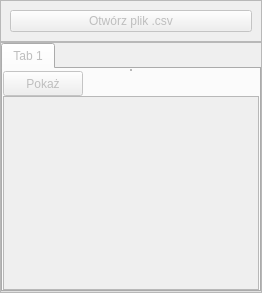
            <widget class="QWidget" name="import_page">
             <property name="enabled">
              <bool>false</bool>
             </property>
             <layout class="QVBoxLayout" name="verticalLayout_3">
              <property name="spacing">
               <number>0</number>
              </property>
              <property name="leftMargin">
               <number>0</number>
              </property>
              <property name="topMargin">
               <number>0</number>
              </property>
              <property name="rightMargin">
               <number>0</number>
              </property>
              <property name="bottomMargin">
               <number>0</number>
              </property>
              <item alignment="Qt::AlignTop">
               <widget class="QFrame" name="frame">
                <property name="frameShape">
                 <enum>QFrame::StyledPanel</enum>
                </property>
                <property name="frameShadow">
                 <enum>QFrame::Raised</enum>
                </property>
                <layout class="QVBoxLayout" name="verticalLayout_4">
                 <item>
                  <widget class="QPushButton" name="pushButton_3">
                   <property name="enabled">
                    <bool>false</bool>
                   </property>
                   <property name="text">
                    <string>Otwórz plik .csv</string>
                   </property>
                  </widget>
                 </item>
                </layout>
               </widget>
              </item>
              <item>
               <widget class="QFrame" name="frame_2">
                <property name="layoutDirection">
                 <enum>Qt::LeftToRight</enum>
                </property>
                <property name="frameShape">
                 <enum>QFrame::StyledPanel</enum>
                </property>
                <property name="frameShadow">
                 <enum>QFrame::Raised</enum>
                </property>
                <layout class="QVBoxLayout" name="verticalLayout_19">
                 <property name="spacing">
                  <number>0</number>
                 </property>
                 <property name="leftMargin">
                  <number>0</number>
                 </property>
                 <property name="topMargin">
                  <number>0</number>
                 </property>
                 <property name="rightMargin">
                  <number>0</number>
                 </property>
                 <property name="bottomMargin">
                  <number>0</number>
                 </property>
                 <item>
                  <widget class="QTabWidget" name="tabWidget">
                   <property name="layoutDirection">
                    <enum>Qt::LeftToRight</enum>
                   </property>
                   <property name="currentIndex">
                    <number>0</number>
                   </property>
                   <widget class="QWidget" name="tab_3">
                    <property name="font">
                     <font>
                      <kerning>true</kerning>
                     </font>
                    </property>
                    <property name="layoutDirection">
                     <enum>Qt::LeftToRight</enum>
                    </property>
                    <attribute name="title">
                     <string>Tab 1</string>
                    </attribute>
                    <layout class="QVBoxLayout" name="verticalLayout_18">
                     <property name="spacing">
                      <number>0</number>
                     </property>
                     <property name="leftMargin">
                      <number>0</number>
                     </property>
                     <property name="topMargin">
                      <number>0</number>
                     </property>
                     <property name="rightMargin">
                      <number>0</number>
                     </property>
                     <property name="bottomMargin">
                      <number>0</number>
                     </property>
                     <item alignment="Qt::AlignHCenter|Qt::AlignVCenter">
                      <widget class="QFrame" name="frame_22">
                       <property name="frameShape">
                        <enum>QFrame::StyledPanel</enum>
                       </property>
                       <property name="frameShadow">
                        <enum>QFrame::Raised</enum>
                       </property>
                       <layout class="QHBoxLayout" name="horizontalLayout_19">
                        <property name="spacing">
                         <number>0</number>
                        </property>
                        <property name="leftMargin">
                         <number>0</number>
                        </property>
                        <property name="topMargin">
                         <number>0</number>
                        </property>
                        <property name="rightMargin">
                         <number>0</number>
                        </property>
                        <property name="bottomMargin">
                         <number>0</number>
                        </property>
                       </layout>
                      </widget>
                     </item>
                     <item>
                      <widget class="QPushButton" name="pushButton_4">
                       <property name="minimumSize">
                        <size>
                         <width>0</width>
                         <height>25</height>
                        </size>
                       </property>
                       <property name="maximumSize">
                        <size>
                         <width>80</width>
                         <height>16777215</height>
                        </size>
                       </property>
                       <property name="layoutDirection">
                        <enum>Qt::LeftToRight</enum>
                       </property>
                       <property name="text">
                        <string>Pokaż</string>
                       </property>
                      </widget>
                     </item>
                     <item>
                      <widget class="QTableWidget" name="tableWidget"/>
                     </item>
                    </layout>
                   </widget>
                  </widget>
                 </item>
                </layout>
               </widget>
              </item>
             </layout>
            </widget>
